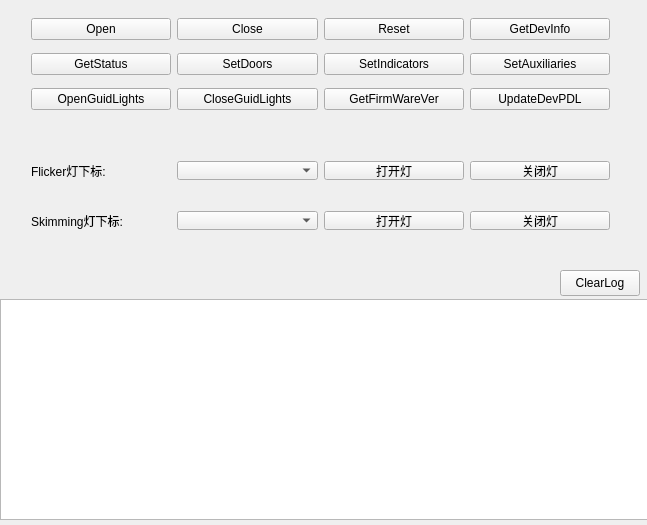
<?xml version="1.0" encoding="UTF-8"?>
<ui version="4.0">
 <class>CDevSIUTest</class>
 <widget class="QWidget" name="CDevSIUTest">
  <property name="geometry">
   <rect>
    <x>0</x>
    <y>0</y>
    <width>647</width>
    <height>525</height>
   </rect>
  </property>
  <property name="windowTitle">
   <string>CDevSIUTest</string>
  </property>
  <widget class="QWidget" name="gridLayoutWidget">
   <property name="geometry">
    <rect>
     <x>20</x>
     <y>0</y>
     <width>601</width>
     <height>131</height>
    </rect>
   </property>
   <layout class="QGridLayout" name="gridLayout">
    <item row="0" column="2">
     <widget class="QPushButton" name="pbt_Reset">
      <property name="text">
       <string>Reset</string>
      </property>
     </widget>
    </item>
    <item row="0" column="1">
     <widget class="QPushButton" name="pbt_Close">
      <property name="text">
       <string>Close</string>
      </property>
     </widget>
    </item>
    <item row="1" column="3">
     <widget class="QPushButton" name="pbt_SetAuxiliaries">
      <property name="text">
       <string>SetAuxiliaries</string>
      </property>
     </widget>
    </item>
    <item row="1" column="2">
     <widget class="QPushButton" name="pbt_SetIndicators">
      <property name="text">
       <string>SetIndicators</string>
      </property>
     </widget>
    </item>
    <item row="0" column="0">
     <widget class="QPushButton" name="pbt_Open">
      <property name="maximumSize">
       <size>
        <width>649</width>
        <height>16777215</height>
       </size>
      </property>
      <property name="text">
       <string>Open</string>
      </property>
     </widget>
    </item>
    <item row="0" column="3">
     <widget class="QPushButton" name="pbt_GetDevInfo">
      <property name="text">
       <string>GetDevInfo</string>
      </property>
     </widget>
    </item>
    <item row="1" column="1">
     <widget class="QPushButton" name="pbt_SetDoors">
      <property name="text">
       <string>SetDoors</string>
      </property>
     </widget>
    </item>
    <item row="1" column="0">
     <widget class="QPushButton" name="pbt_GetStatus">
      <property name="text">
       <string>GetStatus</string>
      </property>
     </widget>
    </item>
    <item row="2" column="0">
     <widget class="QPushButton" name="pbt_SetGuidLights">
      <property name="text">
       <string>OpenGuidLights</string>
      </property>
     </widget>
    </item>
    <item row="2" column="3">
     <widget class="QPushButton" name="pbt_UpdateDevPDL">
      <property name="text">
       <string>UpdateDevPDL</string>
      </property>
     </widget>
    </item>
    <item row="2" column="2">
     <widget class="QPushButton" name="pbt_GetFirmWareVer">
      <property name="text">
       <string>GetFirmWareVer</string>
      </property>
     </widget>
    </item>
    <item row="2" column="1">
     <widget class="QPushButton" name="pbt_SetGuidLights_Close">
      <property name="text">
       <string>CloseGuidLights</string>
      </property>
     </widget>
    </item>
   </layout>
  </widget>
  <widget class="QListWidget" name="listWidget">
   <property name="geometry">
    <rect>
     <x>0</x>
     <y>299</y>
     <width>650</width>
     <height>221</height>
    </rect>
   </property>
  </widget>
  <widget class="QPushButton" name="pbtClearLog">
   <property name="geometry">
    <rect>
     <x>560</x>
     <y>270</y>
     <width>80</width>
     <height>26</height>
    </rect>
   </property>
   <property name="text">
    <string>ClearLog</string>
   </property>
  </widget>
  <widget class="QWidget" name="horizontalLayoutWidget">
   <property name="geometry">
    <rect>
     <x>20</x>
     <y>150</y>
     <width>601</width>
     <height>41</height>
    </rect>
   </property>
   <layout class="QHBoxLayout" name="horizontalLayout">
    <item>
     <widget class="QLabel" name="label">
      <property name="text">
       <string>Flicker灯下标:</string>
      </property>
     </widget>
    </item>
    <item>
     <widget class="QComboBox" name="flicker_idx_comboBox"/>
    </item>
    <item>
     <widget class="QPushButton" name="flicker_on">
      <property name="text">
       <string>打开灯</string>
      </property>
     </widget>
    </item>
    <item>
     <widget class="QPushButton" name="flicker_off">
      <property name="text">
       <string>关闭灯</string>
      </property>
     </widget>
    </item>
   </layout>
  </widget>
  <widget class="QWidget" name="horizontalLayoutWidget_2">
   <property name="geometry">
    <rect>
     <x>20</x>
     <y>200</y>
     <width>601</width>
     <height>41</height>
    </rect>
   </property>
   <layout class="QHBoxLayout" name="horizontalLayout_2">
    <item>
     <widget class="QLabel" name="label_2">
      <property name="text">
       <string>Skimming灯下标:</string>
      </property>
     </widget>
    </item>
    <item>
     <widget class="QComboBox" name="skim_idx_comboBox"/>
    </item>
    <item>
     <widget class="QPushButton" name="skim_on">
      <property name="text">
       <string>打开灯</string>
      </property>
     </widget>
    </item>
    <item>
     <widget class="QPushButton" name="skim_off">
      <property name="text">
       <string>关闭灯</string>
      </property>
     </widget>
    </item>
   </layout>
  </widget>
 </widget>
 <layoutdefault spacing="6" margin="11"/>
 <resources/>
 <connections/>
</ui>
